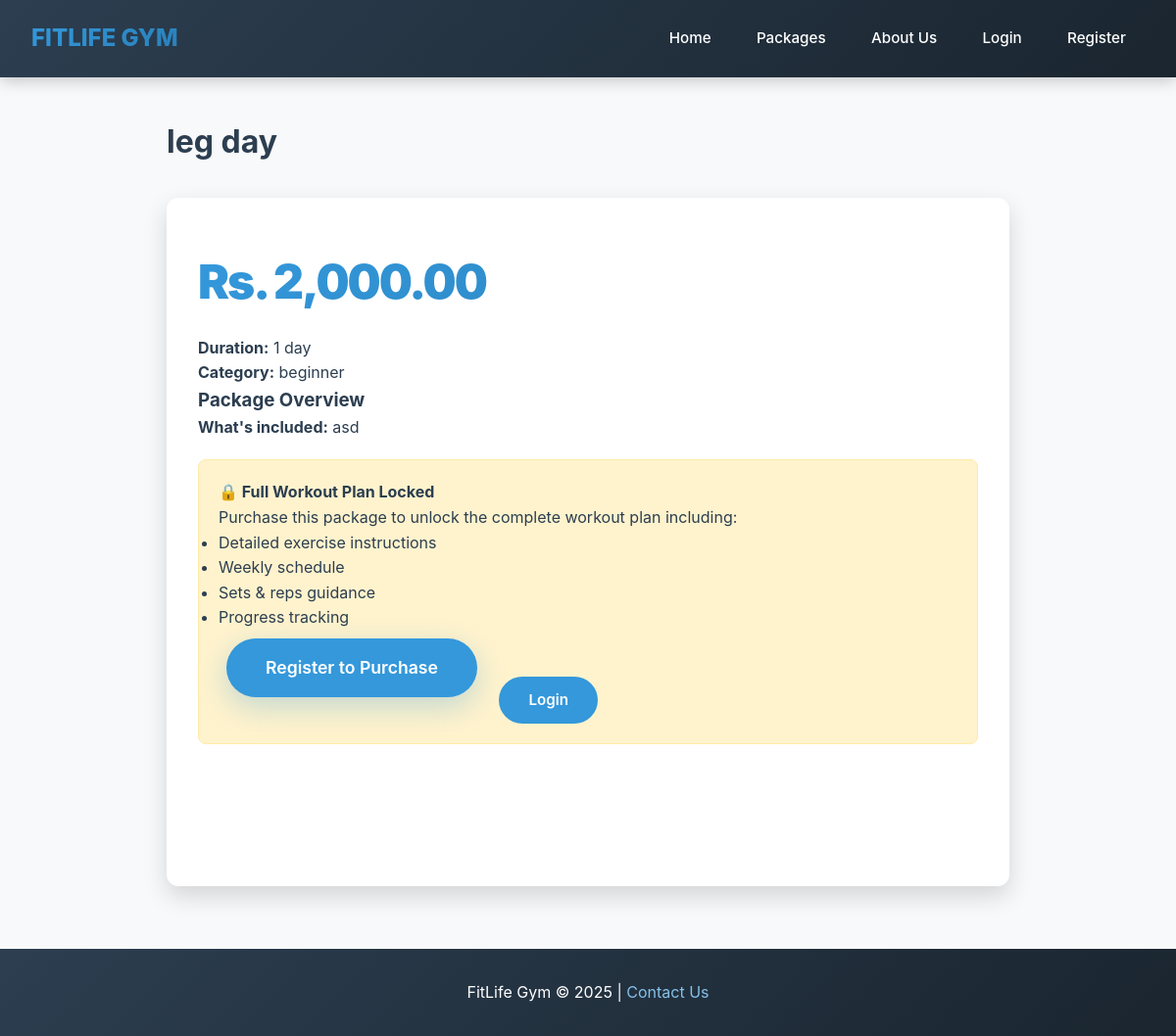
Page /public/package-details.php?id=14 on the committed database.
### tables this page shows
CREATE TABLE `packages` (
  `id` int(11) NOT NULL,
  `name` varchar(255) NOT NULL,
  `description` text DEFAULT NULL,
  `short_description` varchar(1000) DEFAULT NULL,
  `price` decimal(10,2) NOT NULL,
  `duration` varchar(100) DEFAULT NULL,
  `category` varchar(50) DEFAULT NULL,
  `image` varchar(255) DEFAULT NULL,
  `created_by` int(11) NOT NULL,
  `created_at` timestamp NOT NULL DEFAULT current_timestamp(),
  `is_active` tinyint(1) NOT NULL DEFAULT 1
);

### public/package-details.php (the view, shortened to what this page needs)
<?php
require_once '../includes/database.php';
$id = filter_input(INPUT_GET, 'id', FILTER_VALIDATE_INT);
$col = $pdo->query("SHOW COLUMNS FROM packages LIKE 'is_active'");
if ($col->rowCount() > 0) {
    $stmt = $pdo->prepare("SELECT * FROM packages WHERE id = ? AND is_active = 1");
} else {
    $stmt = $pdo->prepare("SELECT * FROM packages WHERE id = ?");
}
$stmt->execute([$id]);
$package = $stmt->fetch();
$can_view_full_plan = false;
?>
<!DOCTYPE html>
<html>
<head>
    <link rel="stylesheet" href="../css/style.css">
</head>
<body>
    <?php
    include '../includes/navigation.php';
    ?>
    <div class="container">
        <h1><?php echo htmlspecialchars($package['name'], ENT_QUOTES, 'UTF-8'); ?></h1>
        <div class="package-detail-card">
            <div class="price-tag">Rs. <?php echo number_format($package['price'], 2); ?></div>
            <p><strong>Duration:</strong> <?php echo htmlspecialchars($package['duration'], ENT_QUOTES, 'UTF-8'); ?></p>
            <p><strong>Category:</strong> <?php echo htmlspecialchars($package['category'] ?? 'General', ENT_QUOTES, 'UTF-8'); ?></p>
            <div class="description">
                <h3>Package Overview</h3>
                <p><strong>What's included:</strong> <?php echo htmlspecialchars($package['short_description'] ?? $package['description'], ENT_QUOTES, 'UTF-8'); ?></p>
                <?php if ($can_view_full_plan): ?>
                    <div class="full-workout-plan">
                        <h4>
                            <?php if (isset($_SESSION['role']) && $_SESSION['role'] == 'admin'): ?>
                                👑 Admin Access - Complete Workout Plan:
                            <?php else: ?>
                                Your Complete Workout Plan:
                            <?php endif; ?>
                        </h4>
                        <div class="workout-content">
                            <?php echo nl2br(htmlspecialchars($package['description'], ENT_QUOTES, 'UTF-8')); ?>
                        </div>
                    </div>
                <?php else: ?>
                    <div class="purchase-required">
                        <h4>🔒 Full Workout Plan Locked</h4>
                        <p>Purchase this package to unlock the complete workout plan including:</p>
                        <ul>
                            <li>Detailed exercise instructions</li>
                            <li>Weekly schedule</li>
                            <li>Sets & reps guidance</li>
                            <li>Progress tracking</li>
                        </ul>
                        <?php if (isset($_SESSION['user_id'])): ?>
                            <a href="../user/buy-package.php?id=<?php echo $package['id']; ?>" class="btn-book">Buy Now to Unlock</a>
                        <?php else: ?>
                            <a href="../user/register.php" class="btn-register">Register to Purchase</a>
                            <a href="../login.php" class="btn-login">Login</a>
                        <?php endif; ?>
                    </div>
                <?php endif; ?>
            </div>
            <div class="action-buttons">
                <?php if (isset($_SESSION['user_id'])): ?>
                    <?php if ($_SESSION['role'] == 'admin'): ?>
                        <a href="../admin/edit-package.php?id=<?php echo $package['id']; ?>" class="btn-edit">✏️ Edit Package</a>
                        <a href="../admin/manage-packages.php" class="btn-back">← Back to Manage</a>
                    <?php else: ?>
                        <?php if (!$can_view_full_plan): ?>
                            <a href="../user/buy-package.php?id=<?php echo $package['id']; ?>" class="btn-book">Buy This Package</a>
                        <?php endif; ?>
                        <a href="packages.php" class="btn-back">← Back to Packages</a>
                    <?php endif; ?>
                <?php else: ?>
                    <a href="packages.php" class="btn-back">← Back to Packages</a>
                <?php endif; ?>
            </div>
        </div>
    </div>
    <footer>
        <p>FitLife Gym &copy; 2025 | <a href="about.php#contact">Contact Us</a></p>
    </footer>
</body>

### rows in the picture
packages: name "leg day", price "2,000.00", duration "1 day", category "beginner", short_description "asd"
